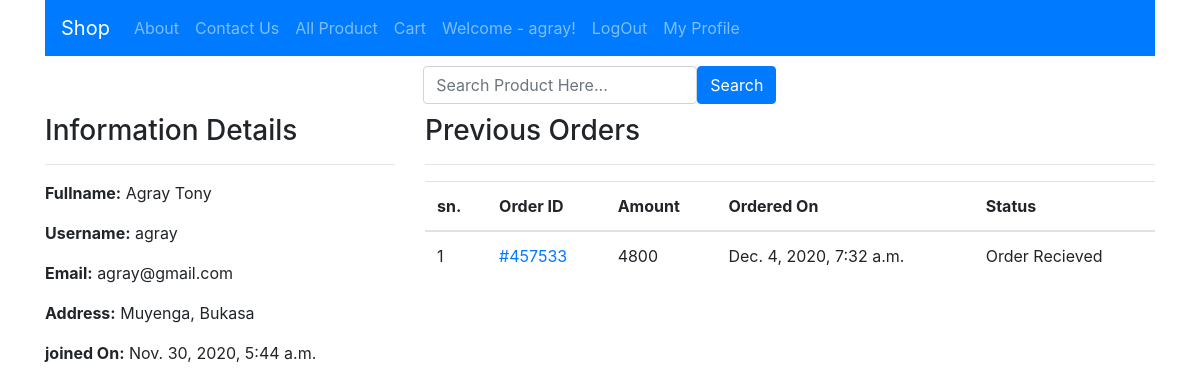
Screenshot of /profile/ (signed in) with the database file from the repository.
### shop/models.py (models this page shows, shortened)
class Customer(models.Model):
    user = models.OneToOneField(User, on_delete=models.CASCADE)
    full_name =models.CharField(max_length=200)
    address=models.CharField(max_length=200, null=True,blank=True)
    join_on = models.DateTimeField(auto_now_add=True)

class Order(models.Model):
    cart = models.OneToOneField(Cart, on_delete=models.CASCADE)
    ordered_by=models.CharField(max_length=200)
    shipping_address=models.CharField(max_length=200)
    mobile = models.CharField(max_length=15)
    email = models.EmailField(null=True, blank=True)
    subtotal = models.PositiveIntegerField()
    discount = models.PositiveIntegerField()
    total = models.PositiveIntegerField()
    order_status = models.CharField(max_length=50, choices=ORDER_STATUS)
    created_at = models.DateTimeField(auto_now_add=True)

### shop/views.py (the view)
# urls.py: path('profile/', CustomerProfileView.as_view(), name='profile'),
class CustomerProfileView(EcomMixin,TemplateView):
    template_name="shop/customer_profile.html"
    def dispatch(self, request, *args, **kwargs):
        user = request.user #user currently logged in
        if user.is_authenticated and Customer.objects.filter(user=user).exists():
            pass
        else:
            return redirect("/login/?next=/profile/")
        return super().dispatch(request, *args, **kwargs)
    def get_context_data(self, **kwargs):
        context = super().get_context_data(**kwargs)
        customer = self.request.user.customer
        context['customer'] = customer
        orders = Order.objects.filter(cart__customer=customer).order_by("-id")
        context['orders'] = orders
        return context

### shop/views.py (called while the page is built)
    def dispatch(self, request, *args, **kwargs):
        cart_id = request.session.get("cart_id")
        user = request.user
        if cart_id:
            cart_obj = Cart.objects.get(id=cart_id)
            if user.is_authenticated and user.customer:
                cart_obj.customer = user.customer
                cart_obj.save()
        return super().dispatch(request, *args, **kwargs)

### templates/shop/customer_profile.html (shortened to what this page needs)
{% extends 'shop/base.html' %}
{% block content %}
    <div class="container">
        <div class="row">
            <div class="col-md-4">
            <h3>Information Details</h3><hr/>
            <p><span class="font-weight-bold">Fullname:</span> {{customer.full_name}}</p>
            <p><span class="font-weight-bold">Username:</span> {{customer.user.username}}</p>
            <p><span class="font-weight-bold">Email:</span> {{customer.user.email}}</p>
            <p><span class="font-weight-bold">Address:</span> {{customer.address}}</p>
            <p><span class="font-weight-bold">joined On:</span> {{customer.join_on}}</p>
            </div>
            <div class="col-md-8">
            <h3>Previous Orders</h3><hr/>
            <table class="table">
                <thead>
                    <tr>
                        <th>sn.</th>
                        <th>Order ID</th>
                        <th>Amount</th>
                        <th>Ordered On</th>
                        <th>Status</th>
                    </tr>
                </thead>
                <tbody>
                {% for order in orders %}
                <tr>
                        <td scope="row">{{forloop.counter}}</td>
                        <td><a href="{% url 'shop:order_detail' order.pk %}">#45753{{order.id}}</a></td>
                        <td>{{order.total}}</td>
                        <td>{{order.created_at}}</td>
                        <td>{{order.order_status}}</td>
                    </tr>
                {% endfor %}
                </tbody>
            </table>
            </div>
        </div>
    </div>
    {% endblock content %}

### templates/shop/base.html (shortened to what this page needs)
<!DOCTYPE html>
<html>
    <head>
        <link rel="stylesheet" href="https://cdn.jsdelivr.net/npm/bootstrap@4.5.3/dist/css/bootstrap.min.css">
        <link rel="stylesheet" href="">
    </head>
    <body>
    <div class="container">
    <nav class="navbar navbar-expand-lg navbar-dark bg-primary">
  <a class="navbar-brand" href="/">Shop</a>
  <div class="collapse navbar-collapse" id="navbarNavDropdown">
    <ul class="navbar-nav">
      <li class="nav-item">
        <a class="nav-link" href="{% url 'shop:about' %}">About</a>
      </li>
      <li class="nav-item">
        <a class="nav-link" href="{% url 'shop:contact' %}">Contact Us</a>
      </li>
      <li class="nav-item">
        <a class="nav-link" href="{% url 'shop:all_products' %}">All Product</a>
      </li>
      <li class="nav-item">
        <a class="nav-link" href="{% url 'shop:mycart' %}">Cart</a>
      </li>
      {% if request.user.customer %}
      <li class="nav-item">
        <a class="nav-link">Welcome - {{request.user.username}}! </a></li>
        <li class="nav-item">
        <a class="nav-link" href="{% url 'shop:logout' %}">LogOut</a> </li>
        <li class="nav-item">
        <a class="nav-link" href="{% url 'shop:profile' %}">My Profile</a></li>
        {% else %}
        <li class="nav-item">
        <a class="nav-link" href="{% url 'shop:newUser' %}">Register</a> </li>
        <li class="nav-item">
        <a class="nav-link" href="{% url 'shop:login' %}">Login</a></li>
        {% endif %}
    </ul>
  </div>
</nav>
    </div>
    <div class="container" style="padding:10px; ">
        <div class="row">
            <div class="col-md-4 mx-auto">
                <form action="{% url 'shop:search' %}" class="form-inline" method="GET">
                    <div class="form-group">
                        <input type="text" name="keyword" id="" class="form-control" placeholder="Search Product Here..." required>
                    </div>
                    <button type="submit" class="btn btn-primary">Search</i></button>
                </form>
            </div>
        </div>
    </div>
    {% block  content %}
    {% endblock %}
    </body>
</html>

### rows the page displays
Customer: full_name "Agray Tony", user.username "agray", user.email "agray@gmail.com", address "Muyenga, Bukasa", join_on "Nov. 30, 2020, 5:44 a.m."
Order: id "3", total "4800", created_at "Dec. 4, 2020, 7:32 a.m.", order_status "Order Recieved"

### other values shown
{{ request.user.username }} "agray"
